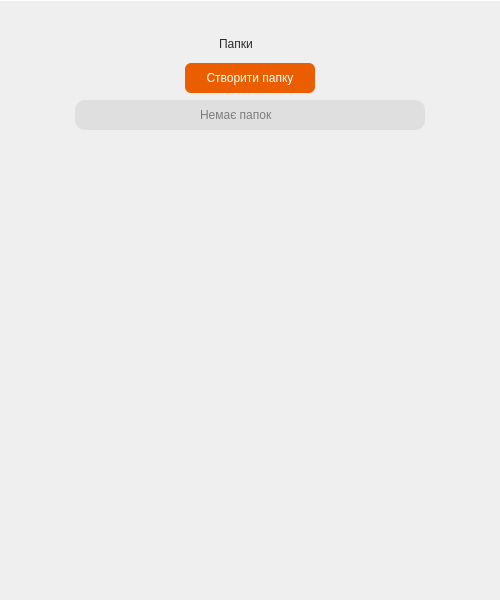
<?xml version="1.0" encoding="UTF-8"?>
<ui version="4.0">
 <class>FileDisplayWindow</class>
 <widget class="QDialog" name="FileDisplayWindow">
  <property name="geometry">
   <rect>
    <x>0</x>
    <y>0</y>
    <width>500</width>
    <height>600</height>
   </rect>
  </property>
  <property name="windowTitle">
   <string>Папки</string>
  </property>
  <widget class="Line" name="line">
   <property name="geometry">
    <rect>
     <x>-30</x>
     <y>-10</y>
     <width>2051</width>
     <height>21</height>
    </rect>
   </property>
   <property name="orientation">
    <enum>Qt::Horizontal</enum>
   </property>
  </widget>
  <widget class="QPushButton" name="creatButton">
   <property name="geometry">
    <rect>
     <x>185</x>
     <y>63</y>
     <width>130</width>
     <height>30</height>
    </rect>
   </property>
   <property name="styleSheet">
    <string notr="true">QPushButton {
background-color: rgb(235, 94, 0);
border-radius: 6px;
color: white;
font: 11pt &quot;Britannic Bold&quot;;
}
QPushButton:hover {
background-color: rgb(200, 60, 0);
}
</string>
   </property>
   <property name="text">
    <string>Створити папку</string>
   </property>
  </widget>
  <widget class="QLineEdit" name="EmptyLine">
   <property name="enabled">
    <bool>false</bool>
   </property>
   <property name="geometry">
    <rect>
     <x>75</x>
     <y>100</y>
     <width>350</width>
     <height>30</height>
    </rect>
   </property>
   <property name="styleSheet">
    <string notr="true">border-radius: 10px;
background-color: rgb(223, 223, 223);
border: none;</string>
   </property>
  </widget>
  <widget class="QLabel" name="label">
   <property name="geometry">
    <rect>
     <x>219</x>
     <y>33</y>
     <width>62</width>
     <height>21</height>
    </rect>
   </property>
   <property name="styleSheet">
    <string notr="true">
border: none;
font: 16pt &quot;Britannic Bold&quot;;
color: rgb(43, 43, 44);</string>
   </property>
   <property name="text">
    <string>Папки</string>
   </property>
  </widget>
  <widget class="QLabel" name="EmptyText">
   <property name="geometry">
    <rect>
     <x>200</x>
     <y>107</y>
     <width>100</width>
     <height>16</height>
    </rect>
   </property>
   <property name="styleSheet">
    <string notr="true">
border: none;
font: 12pt &quot;Britannic Bold&quot;;
color: rgb(123, 124, 126);</string>
   </property>
   <property name="text">
    <string>Немає папок</string>
   </property>
  </widget>
  <zorder>line</zorder>
  <zorder>EmptyLine</zorder>
  <zorder>label</zorder>
  <zorder>EmptyText</zorder>
  <zorder>creatButton</zorder>
 </widget>
 <resources/>
 <connections/>
</ui>
